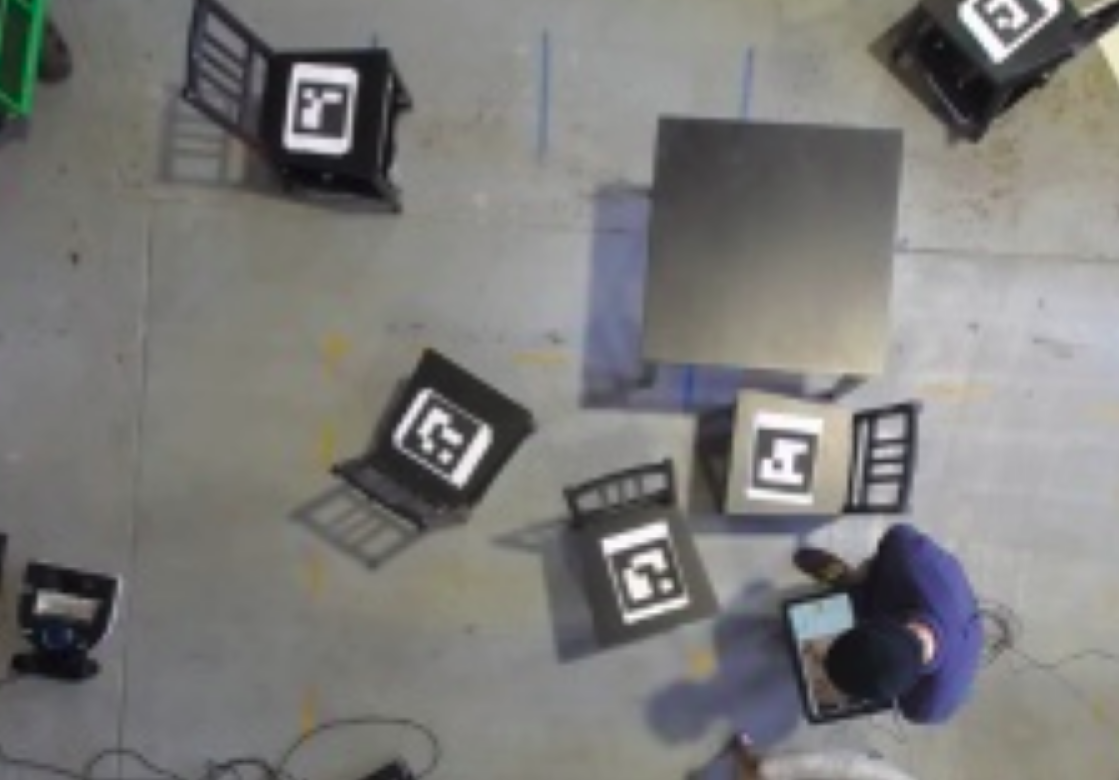
#> input picture images/chairbot_noAR_4.png, 1119 x 780 px
$ python path_planner.py
#> lines starting #> are read from the running program, lines starting #| are printed output that depends on the picture; after the words box and inside, x2 and y2 are one past the last pixel; in counts of white or black regions, pixels touching at a corner belong together
import cv2
import numpy as np
import math

def _find_chairbots(image):
  """ returns the chairbot location and orientation in an image """
  # detectMarkers returns: (corners, ids, rejectedImgPoints)

  dictionary = cv2.aruco.getPredefinedDictionary( cv2.aruco.DICT_4X4_50 )
  corners, ids, _ = cv2.aruco.detectMarkers(image, dictionary)
  found_chairbots = []
  # Checks all fiducials in dictionary
  if len(corners) > 0:
    # fids corners, findex fiducial index
    for (fids, index) in zip(corners, ids):
      for corner in fids: # pt => point number
        try:
          fid = int(index[0]) # defined fiducial id number
          # exclude fiducial ids outside of expected range
          if (fid >= 0 and fid <= 5):  # chairbot max number is 5
            # ll contains (x, y) coordinate of the middle of fiducial
            midcords = (corner[0] + corner[1] +corner[2] +corner[3]) \
                /4 # average sum of 4 corners
            # calculate angle from origin to fiducial center
            # average of the top two fiducial corners
            topcords = (corner[0] + corner[3]) / 2
            # average of the bottome two fiducial corners
            botcords = (corner[1] + corner[2]) / 2
            # Difference between top and bottom
            ydeltacords = topcords - botcords
            # Tangent of the y and the x
            theta = math.atan2(ydeltacords[1], ydeltacords[0])
            # Changes theta from radians to positive degrees (0 to 360 rotating counter-clockwise)
            degree = theta * (180 / math.pi) + 180
            found_chairbots.append([midcords, degree ])
        except IndexError:
          print('IndexError thrown and passed while looping through aruco markers')
          pass
  return found_chairbots

def process_robots(found_bots):
  all_bots = []
  for bot in found_bots:
    x = bot[0][0]
    y = bot[0][1]
    angle = bot[1]
    # round real world angle to 0, 45, 90, ... 360
    roundedangle = int(angle/45)
    correctangle = 45*roundedangle
    currentbot = (x,y,correctangle)
    all_bots.append(currentbot)

  return all_bots

def scale_grid(all_bots, image):
  height, width, _ = image.shape
  # Round the height and width values of the image to nearest tenth
  heightR = int(math.ceil(height / 10.0)) * 10
  widthR = int(math.ceil(width / 10.0)) * 10
  # Scale the height and width values down by a factor of 10 for path planning grid
  heightS = int(heightR/10)
  widthS = int(widthR/10)
  smallgrid = np.zeros((heightS, widthS))

  # Scale robot locations by same factor and put them into new list
  scaledbots = []
  for bot in all_bots:
    x = int(bot[0]/10)
    y = int(bot[1]/10)
    angle = bot[2]
    newbot = (x,y,angle)
    scaledbots.append(newbot)

  # Pixel size of robot locations on scalegrid (with buffer included)
  robotsize = 5
  for i in range(robotsize):
    for j in range(robotsize):
      for bot in scaledbots:
        smallgrid[i+bot[1],j+bot[0]] = 255

  return(smallgrid, scaledbots)
# This code looks at angle as well
# The goal of this is to rectify the model used for path planning with how the robot actually moves
# Now position will consist of three dimensions: [x,y,angle]
# Assume an 8-connected grid

class Node():
    """A node class for A* Pathfinding"""
    def __init__(self, parent=None, position=None):
        self.parent = parent
        self.position = position

        self.g = 0
        self.h = 0
        self.f = 0

    def __eq__(self, other):
        return self.position == other.position

    def __hash__(self):               #<-- added a hash method
        return hash(self.position)

def get_adjacent_squares(position):
    """ based on the nonholonomic robot motion return adjacent squares based on position """

    x,y,theta = position
    neighbors = []
    # case 1: turn in place
    for angle in range(0,361, 45):  # loop through all possible angles in 8-grid
        neighbors.append((x, y, angle))

    # case 2: move forward
    # 0 is left 90 is up 180 is right and 270 is down
    # Assuming positive is 1
    forward_delta = {
        0: [-1,0],
        45: [-1,1],
        90: [0,1],
        135: [1,1],
        180: [1,0],
        225: [1,-1],
        270: [0,-1],
        315: [-1,-1],
        360: [-1,0]
    }
    dx, dy = forward_delta[theta]
    neighbors.append((x+dx, y+dy, theta))

    return neighbors

def astar(maze, start, end):
    """Returns a list of tuples as a path from the given start to the given end in the given maze"""

    # Create start and end node
    start_node = Node(None, start)
    start_node.g = start_node.h = start_node.f = 0
    end_node = Node(None, end)
    end_node.g = end_node.h = end_node.f = 0

    # Initialize both open and closed list
    open_list = []
    closed_list = set()                # <-- closed_list must be a set

    # Add the start node
    open_list.append(start_node)

    # Loop until you find the end
    while len(open_list) > 0:

        # Get the current node
        current_node = open_list[0]
        current_index = 0
        for index, item in enumerate(open_list):
            if item.f < current_node.f:
                current_node = item
                current_index = index

        # Pop current off open list, add to closed list
        open_list.pop(current_index)
        closed_list.add(current_node)     # <-- change append to add

        # Found the goal
        if current_node == end_node:
            path = []
            current = current_node
            while current is not None:
              #Only append to path if angle changes in next node
              #Set next node as white pixel to visualize

                path.append(current.position)
                current = current.parent
            return path[::-1] # Return reversed path # TODO return the direction of the first node

        # Generate children
        children = []
        #return get_adjacent_squares(current_node.position)
        for node_position in get_adjacent_squares(current_node.position): # Adjacent squares --

            # Make sure within range
            if node_position[0] > (len(maze) - 1) or node_position[0] < 0 or node_position[1] > (len(maze[len(maze)-1]) -1) or node_position[1] < 0:
                continue

            # Make sure walkable terrain
            if maze[node_position[0]][node_position[1]] != 0:
                continue

            # Create new node
            new_node = Node(current_node, node_position)

            # Append
            children.append(new_node)

        # Loop through children
        for child in children:

            # Child is on the closed list
            if child in closed_list:              # <-- remove inner loop so continue takes you to the end of the outer loop
                continue

            # Create the f, g, and h values
            child.g = current_node.g + 1
            child.h = ((child.position[0] - end_node.position[0]) ** 2) + ((child.position[1] - end_node.position[1]) ** 2)
            child.f = child.g + child.h

            # Child is already in the open list
            for open_node in open_list:
                if child == open_node and child.g > open_node.g:
                    continue

            # Add the child to the open list
            open_list.append(child)

def rescale_paths(plannedpaths):
  rescaledpath_multi = []
  for robot in plannedpaths:
    rescaledpath = []
    for path in robot:
      x = path[0]
      y = path[1]
      angle = path[2]
      x = x*10
      y = y*10
      botpath = (x,y,angle)
      rescaledpath.append(botpath)
    rescaledpath_multi.append(rescaledpath)
  return rescaledpath_multi

def simplify_path(rescaledpath):
  simplepath_multi = []
  for path in rescaledpath:
    compare = path[0]
    simplepath = [path[0]]
    for coord in path:
      if (coord[2] != compare[2]):
        compare = coord
        simplepath.append(compare)
    simplepath_multi.append(simplepath)
  return simplepath_multi

def main():
  image = cv2.imread('images/chairbot_noAR_4.png')
#> image is the input picture: shape (780, 1119, 3); mean B, G, R 121.8, 123.7, 124.4
  all_robots = process_robots(_find_chairbots(image))
#> in _find_chairbots, `corners, ids, _ = cv2.aruco.detectMarkers(image, dictionary)`: corners = ([[608, 556], [666, 539], [681, 596], [629, 612]], [[342, 137], [292, 131], [300, 78], [348, 85]], [[478, 426], [451, 473], [404, 446], [430, 397]], [[759, 428], [818, 436], [813, 491], [751, 485]]); ids = [5, 2, 4, 19]
#> the loop in _find_chairbots, `for (fids, index) in zip(corners, ids):` made 4 passes
#> (fids, index) on passes 1 to 4: ([[608, 556], [666, 539], [681, 596], [629, 612]], [5]), ([[342, 137], [292, 131], [300, 78], [348, 85]], [2]), ([[478, 426], [451, 473], [404, 446], [430, 397]], [4]), ([[759, 428], [818, 436], [813, 491], [751, 485]], [19])
#> after the loop in _find_chairbots, `for (fids, index) in zip(corners, ids):`: found_chairbots = [[[646, 575.8], 343.3], [[320.5, 107.8], 187.6], [[440.8, 435.5], 118.9]]
#> in process_robots, `all_bots = []`: all_bots = []
#> the loop in process_robots, `for bot in found_bots:` made 3 passes
#> (x, y, angle, roundedangle, correctangle, currentbot) on passes 1 to 3: (646, 575.8, 343.3, 7, 315, (646, 575.8, 315)), (320.5, 107.8, 187.6, 4, 180, (320.5, 107.8, 180)), (440.8, 435.5, 118.9, 2, 90, (440.8, 435.5, 90))
#> after the loop in process_robots, `for bot in found_bots:`: all_bots = [(646, 575.8, 315), (320.5, 107.8, 180), (440.8, 435.5, 90)]
#> all_robots has the same summary as all_bots in process_robots
  scaledgrid, scaledbots = scale_grid(all_robots, image)
#> the loop in scale_grid, `for bot in all_bots:` made 3 passes
#> (bot, x, y, angle) on passes 1 to 3: ((646, 575.8, 315), 64, 57, 315), ((320.5, 107.8, 180), 32, 10, 180), ((440.8, 435.5, 90), 44, 43, 90)
#> after the loop in scale_grid, `for bot in all_bots:`: scaledbots = [(64, 57, 315), (32, 10, 180), (44, 43, 90)]
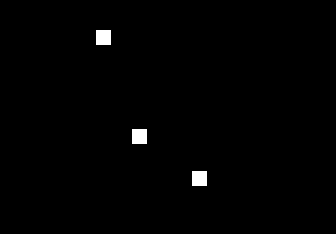
#> scaledgrid: shape (78, 112) float64 (shown 3 times larger); 0.86% white; 3 white regions, box (x1, y1, x2, y2) and area: (32, 10, 37, 15) 25, (44, 43, 49, 48) 25, (64, 57, 69, 62) 25
#> scaledbots = [(64, 57, 315), (32, 10, 180), (44, 43, 90)]

  plannedpaths = []
  for bot in scaledbots:
    x = bot[0]
    y = bot[1]
    angle = bot[2]
    start = (x,y,angle)
    end = (0,0,0)
    botpath = astar(scaledgrid, start, end)
    plannedpaths.append(botpath)
#> this loop made 3 passes
#> angle on pass 1: 315

  rescaledpath = rescale_paths(plannedpaths)
#> the loop in rescale_paths, `for robot in plannedpaths:` made 3 passes
  simplepath = simplify_path(rescaledpath)
#> the loop in simplify_path, `for path in rescaledpath:` made 3 passes
  print(simplepath)
#> (printed output is left out)
  return(simplepath)

main()
